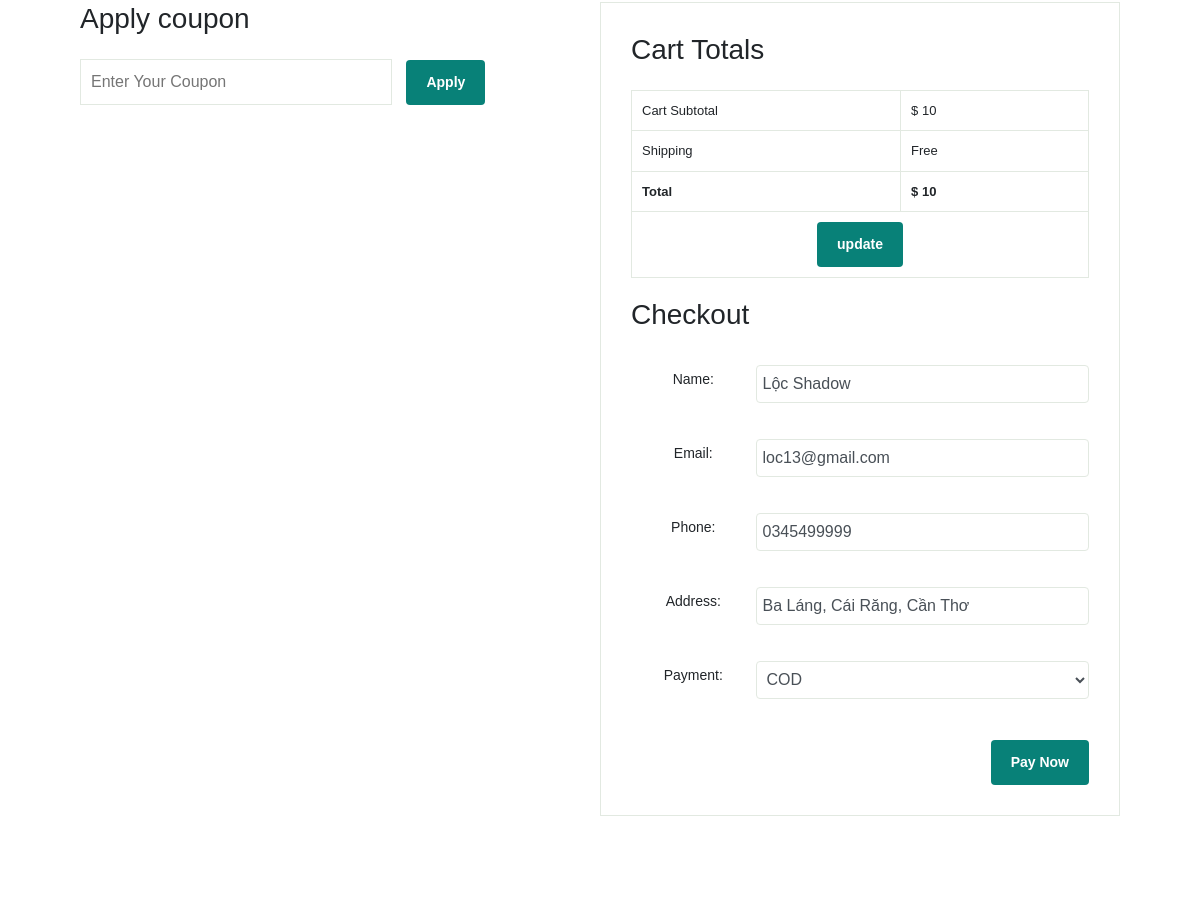
/site/index.php?page=cart (middle part), run on an earlier commit of the app's database.
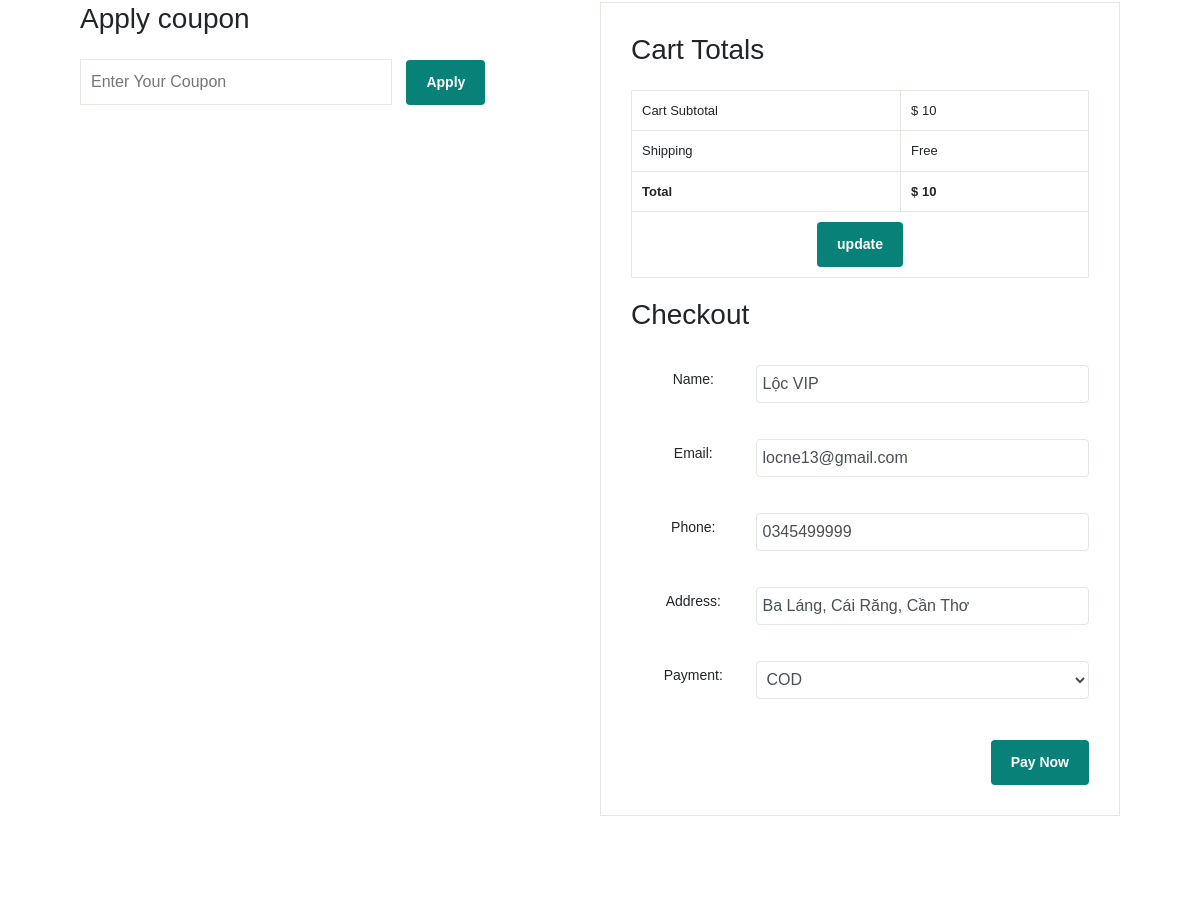
And on a later commit of the database.
### tables this page shows
CREATE TABLE `tb_user` (
  `user_id` int NOT NULL,
  `username` varchar(255) DEFAULT NULL,
  `address` varchar(255) DEFAULT NULL,
  `phone` varchar(13) DEFAULT NULL,
  `email` varchar(255) NOT NULL,
  `password` varchar(100) NOT NULL,
  `payment` varchar(100) DEFAULT 'COD',
  `permissions` varchar(10) NOT NULL DEFAULT 'User'
);

### admin/includes/pdo.php (called while the page is built, shortened)
<?php
class connect
{
    function pdo_get_connection()
    {
        $dburl = "mysql:host=localhost;dbname=store_loctv;charset=utf8";
        $username = 'root';
        $password = 'mysql';
        $conn = new PDO($dburl, $username, $password);
        $conn->setAttribute(PDO::ATTR_ERRMODE, PDO::ERRMODE_EXCEPTION);
        return $conn;
    }
    function pdo_query_one($sql)
    {
        $sql_args = array_slice(func_get_args(), 1);
        try {
            $conn = $this->pdo_get_connection();
            $stmt = $conn->prepare($sql);
            $stmt->execute($sql_args);
            $row = $stmt->fetch(PDO::FETCH_ASSOC);
            return $row;
        } catch (PDOException $e) {
            throw $e;
        } finally {
            unset($conn);
        }
    }
}
?>

### admin/users/user.php (called while the page is built, shortened)
<?php
class User
{
    public function getByEmail($Email){
        $db = new connect();
        $select = "SELECT * FROM tb_user WHERE email LIKE '%$Email%'";
        $result = $db->pdo_query_one($select);
        return $result;
    }
}
?>

### site/includes/cart.php (the view, shortened to what this page needs)
<section id="cart-add" class="section-p1">
    <div id="coupon">
        <h3>Apply coupon</h3>
        <div>
            <input type="text" placeholder="Enter Your Coupon">
            <button class="normal">Apply</button>
        </div>
    </div>
    <div id="subtotal">
        <h3>Cart Totals</h3>
        <table>
            <tr>
                <td>Cart Subtotal</td>
                <td>$
                    10
                </td>
            </tr>
            <tr>
                <td>Shipping</td>
                <td>Free</td>
            </tr>
            <tr>
                <td><strong>Total</strong></td>
                <td><strong>$
                        10
                    </strong></td>
            </tr>
            <tr>
                <form method="post" action="">
                    <td colspan="2" align="center"><button type="submit" name="upd_cart" class="normal">update</button>
                    </td>
                </form>
            </tr>
        </table>
        <?php
            $email = $_SESSION['login_email_user'];
            $db = new User();
            $row_up = $db->getByEmail($email);
        ?>
        <h3>Checkout</h3>
        <form method="post" enctype="multipart/form-data">
            <div class="form-group">
                <label for="">Name: </label>
                <input type="text" name="customer_name" class="form-control" required
                    value="<?php if (isset($row_up['username']))
                        echo $row_up['username']; ?>">
            </div>
            <div class="form-group">
                <label for="">Email: </label>
                <input type="email" name="customer_email" class="form-control" required
                    value="<?php if (isset($row_up['email']))
                        echo $row_up['email']; ?>">
            </div>
            <div class="form-group">
                <label for="">Phone: </label>
                <input type="text" name="customer_phone" class="form-control" required
                    value="<?php if (isset($row_up['phone']))
                        echo $row_up['phone']; ?>">
            </div>
            <div class="form-group">
                <label for="">Address: </label>
                <input type="text" name="customer_address" class="form-control" required
                    value="<?php if (isset($row_up['address']))
                        echo $row_up['address']; ?>">
            </div>
            <div class="form-group">
                <label for="">Payment: </label>
                <select name="payment" class="form-control">
                    <option value="COD">COD</option>
                </select>
            </div>
            <button class="normal btn-checkout" name="checkout">Pay Now</button>
        </form>
    </div>
</section>

What changed in the data, as far as the page shows it:
changed tb_user "Ba Láng, Cái Răng, Cần Thơ": customer_name "Lộc Shadow" → "Lộc VIP"; customer_email "loc13@gmail.com" → "locne13@gmail.com"
